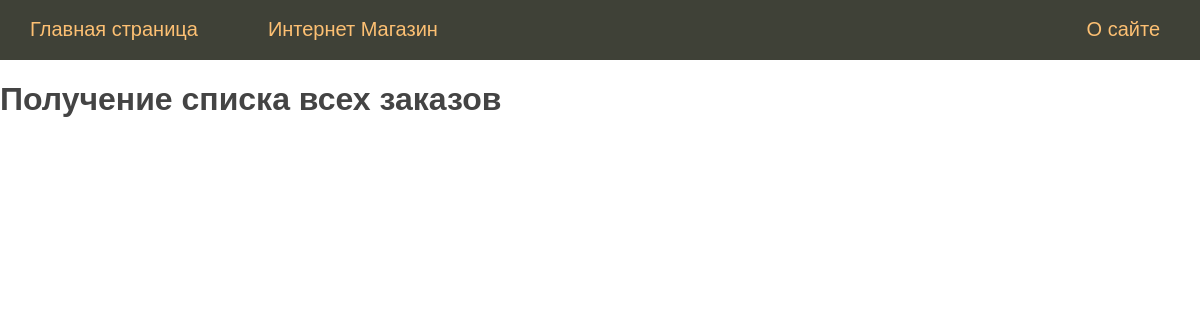
/orders/, run on an earlier commit of the app's database.
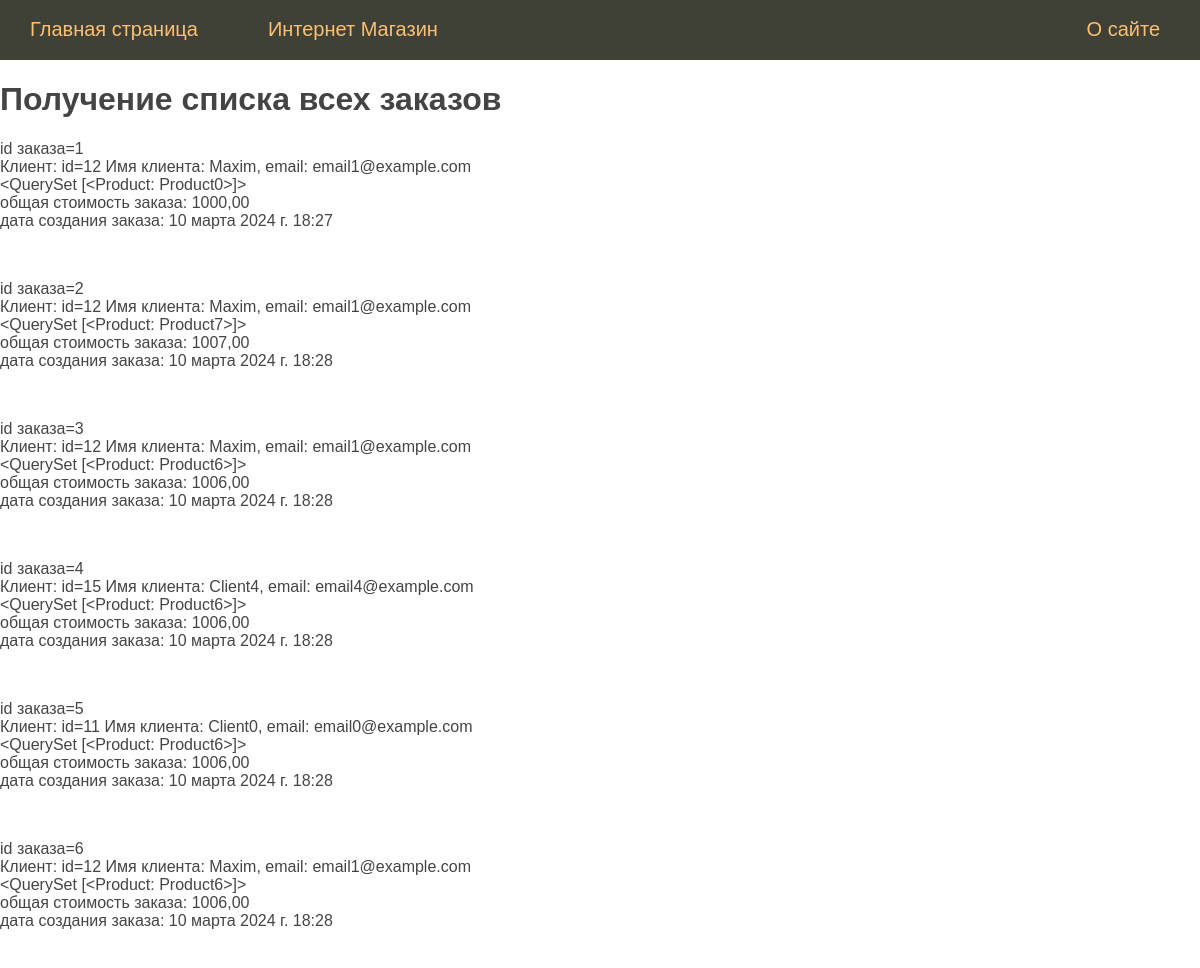
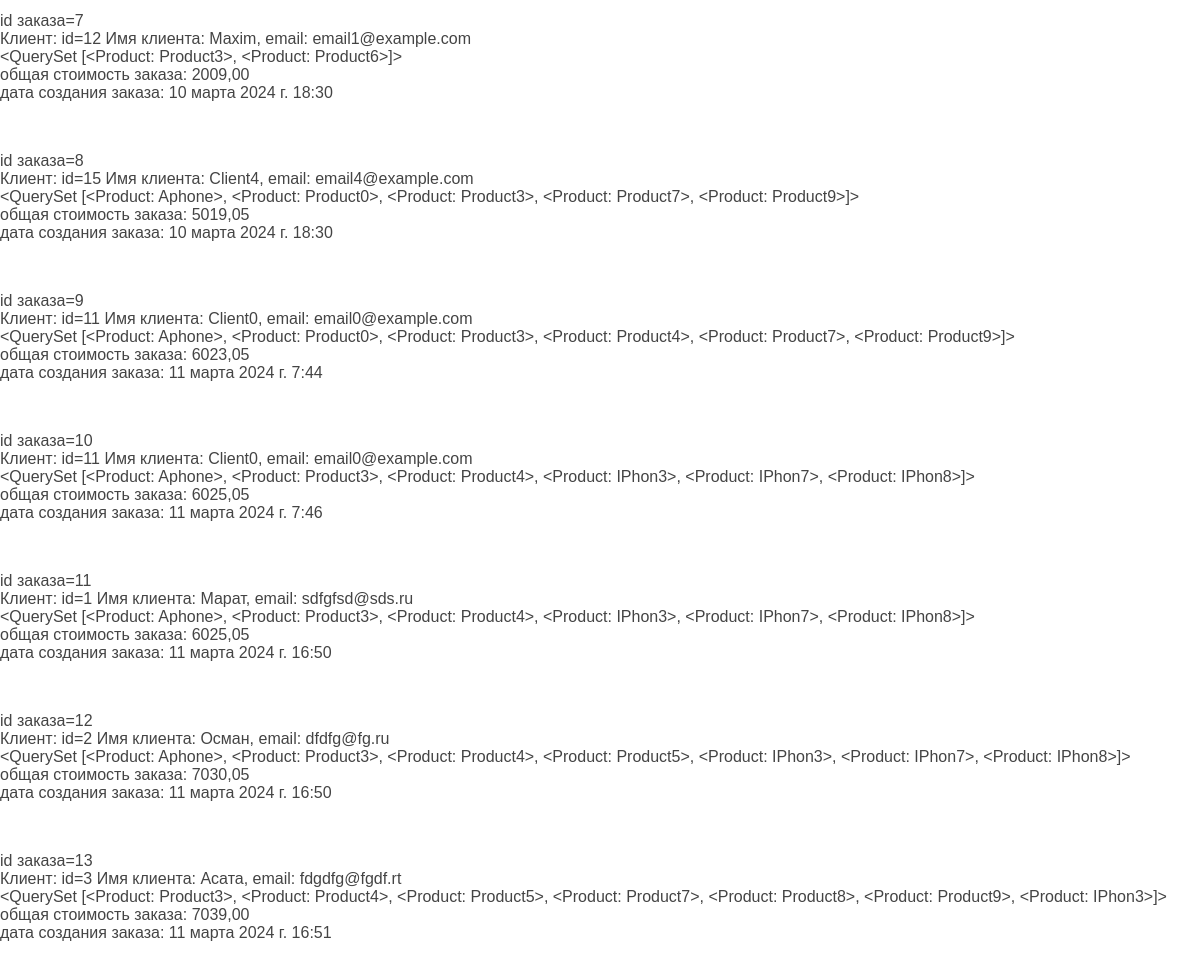
And on a later commit of the database (2 pictures, top to bottom).
### homework_1/models.py (models this page shows, shortened)
class Oder(models.Model):
    client = models.ForeignKey(Client, on_delete=models.CASCADE)
    product = models.ManyToManyField(Product)
    order_summ = models.DecimalField(max_digits=6, decimal_places=2)
    date_order = models.DateTimeField(auto_now_add=True)

class Client(models.Model):
    name = models.CharField(max_length=50)
    email = models.EmailField()
    phone_number = models.IntegerField()
    address = models.CharField(max_length=100)
    date_registration = models.DateTimeField(auto_now_add=True)
    def __str__(self):
        return f'Имя клиента: {self.name}, email: {self.email}'

class Product(models.Model):
    product_name = models.CharField(max_length=30)
    product_description = models.TextField()
    cost = models.DecimalField(max_digits=8, decimal_places=2)
    quantity_product = models.IntegerField()  # Количества продукта
    data_add = models.DateTimeField(auto_now_add=True)
    product_image = models.ImageField(upload_to="images/")
    def __str__(self):
        return self.product_name

### homework_1/views.py (the view)
# urls.py: path('orders/', views.orders, name='orders'),  # Вывод списка заказов
def orders(request):
    orders = Oder.objects.all()
    return render(request, 'homework_1/orders_all.html',
                  {'title': 'Получение списка всех заказов', 'menu': menu, 'orders': orders})

### homework_1/templates/homework_1/orders_all.html
{% extends 'base.html' %}
{% block content%}
<h1>{{ title }}</h1>
{% for order in orders %}
        <p>
            id заказа={{ order.id }} <br>
            Клиент: id={{order.client.id}} {{ order.client }} <br>
            {{ order.product.all }}
            <br> общая стоимость заказа: {{ order.order_summ }} <br>
            дата создания заказа: {{ order.date_order }} <br>
        </p>
        <br>
{% endfor %}
{% endblock %}

What changed in the data, as far as the page shows it:
added Oder: id "1", client.id "12", client "Имя клиента: Maxim, email: email1@example.com", product.all "<QuerySet [<Product: Product0>]>", order_summ "1000,00", date_order "10 марта 2024 г. 18:27"
added Oder: id "2", client.id "12", client "Имя клиента: Maxim, email: email1@example.com", product.all "<QuerySet [<Product: Product7>]>", order_summ "1007,00", date_order "10 марта 2024 г. 18:28"
added Oder: id "3", client.id "12", client "Имя клиента: Maxim, email: email1@example.com", product.all "<QuerySet [<Product: Product6>]>", order_summ "1006,00", date_order "10 марта 2024 г. 18:28"
added Oder: id "4", client.id "15", client "Имя клиента: Client4, email: email4@example.com", product.all "<QuerySet [<Product: Product6>]>", order_summ "1006,00", date_order "10 марта 2024 г. 18:28"
added Oder: id "5", client.id "11", client "Имя клиента: Client0, email: email0@example.com", product.all "<QuerySet [<Product: Product6>]>", order_summ "1006,00", date_order "10 марта 2024 г. 18:28"
added Oder: id "6", client.id "12", client "Имя клиента: Maxim, email: email1@example.com", product.all "<QuerySet [<Product: Product6>]>", order_summ "1006,00", date_order "10 марта 2024 г. 18:28"
added Oder: id "7", client.id "12", client "Имя клиента: Maxim, email: email1@example.com", product.all "<QuerySet [<Product: Product3>, <Product: Product6>]>", order_summ "2009,00", date_order "10 марта 2024 г. 18:30"
added Oder: id "8", client.id "15", client "Имя клиента: Client4, email: email4@example.com", product.all "<QuerySet [<Product: Aphone>, <Product: Product0>, <Product: Product3>, <Product: Product7>, <Product: Product9>]>", order_summ "5019,05", date_order "10 марта 2024 г. 18:30"
added Oder: id "9", client.id "11", client "Имя клиента: Client0, email: email0@example.com", product.all "<QuerySet [<Product: Aphone>, <Product: Product0>, <Product: Product3>, <Product: Product4>, <Product: Product7>, <Product: Product9>]>", order_summ "6023,05", date_order "11 марта 2024 г. 7:44"
added Oder: id "10", client.id "11", client "Имя клиента: Client0, email: email0@example.com", product.all "<QuerySet [<Product: Aphone>, <Product: Product3>, <Product: Product4>, <Product: IPhon3>, <Product: IPhon7>, <Product: IPhon8>]>", order_summ "6025,05", date_order "11 марта 2024 г. 7:46"
added Oder: id "11", client.id "1", client "Имя клиента: Марат, email: sdfgfsd@sds.ru", product.all "<QuerySet [<Product: Aphone>, <Product: Product3>, <Product: Product4>, <Product: IPhon3>, <Product: IPhon7>, <Product: IPhon8>]>", order_summ "6025,05", date_order "11 марта 2024 г. 16:50"
added Oder: id "12", client.id "2", client "Имя клиента: Осман, email: dfdfg@fg.ru", product.all "<QuerySet [<Product: Aphone>, <Product: Product3>, <Product: Product4>, <Product: Product5>, <Product: IPhon3>, <Product: IPhon7>, <Product: IPhon8>]>", order_summ "7030,05", date_order "11 марта 2024 г. 16:50"
added Oder: id "13", client.id "3", client "Имя клиента: Асата, email: fdgdfg@fgdf.rt", product.all "<QuerySet [<Product: Product3>, <Product: Product4>, <Product: Product5>, <Product: Product7>, <Product: Product8>, <Product: Product9>, <Product: IPhon3>]>", order_summ "7039,00", date_order "11 марта 2024 г. 16:51"
